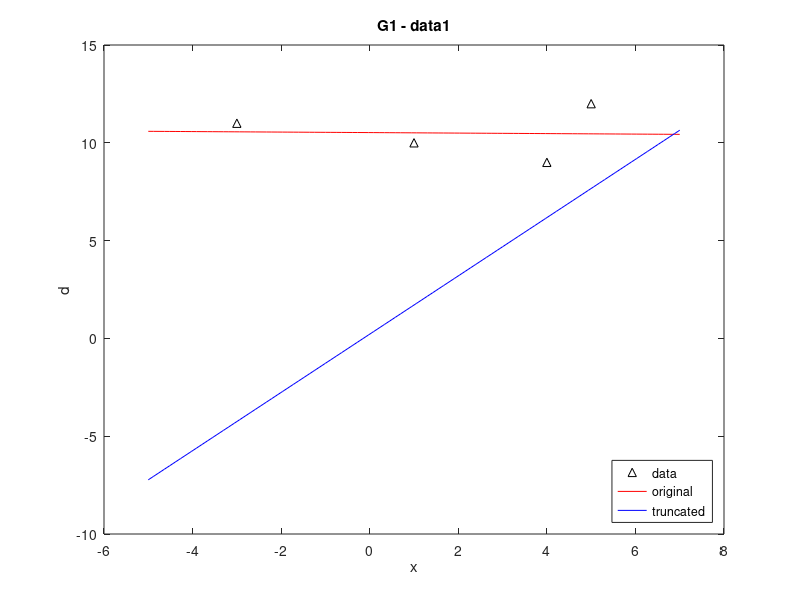
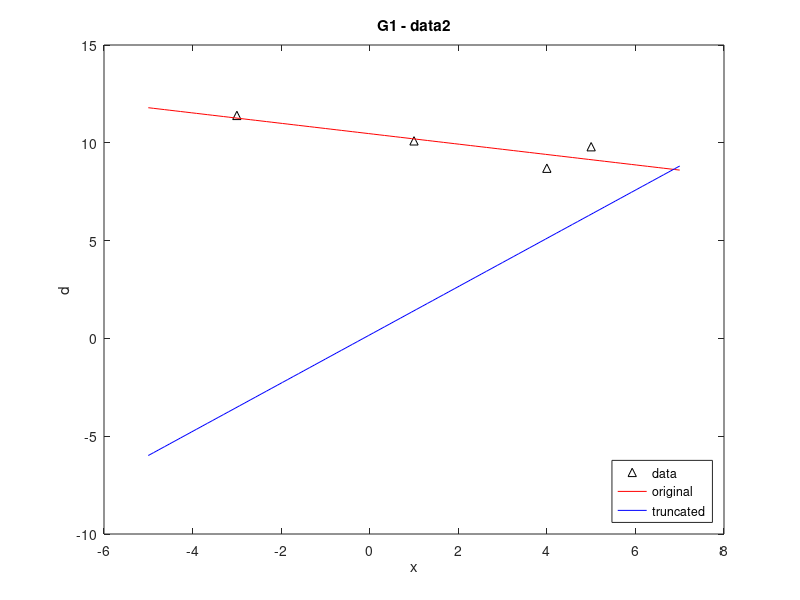
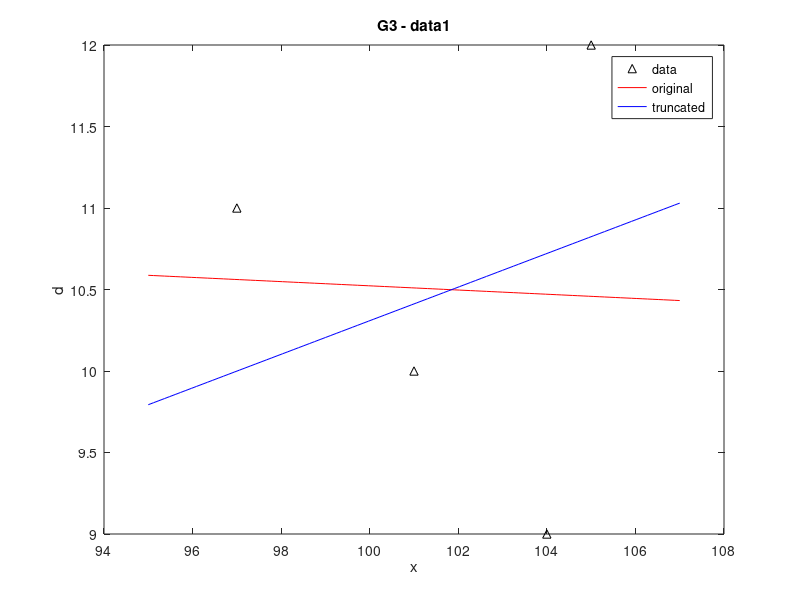
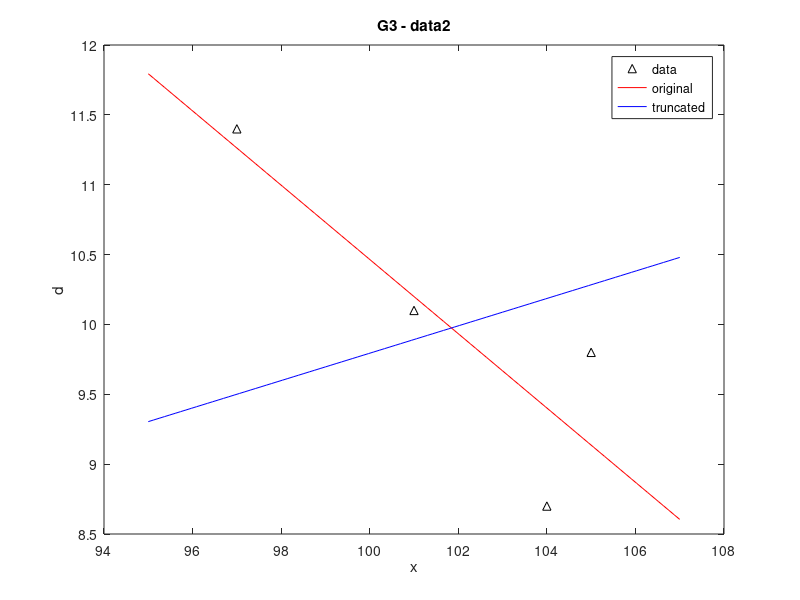

MATLAB code to generate these figures, in order:
%calculate generalized inverses and svds
function hw7p2()
%problem 2
%To truncate these SVDs we will remove the smallest singular value (the one
%most likely responsible for propagation of large errors).

clc
close all

G1=[1 1 1 1; 1 -3 4 5]';
G2=[1 1 1 1; -0.1 0.3 -0.4 0.5]';
G3=[1 1 1 1; 101 97 104 105]';
G4=[1 1 1 1; 3 3 3 3]';

[U,S,V] = svd(G1);
[U,S,V] = svd(G2);
[U,S,V] = svd(G3);

R1=pseduoInverse(G1);
R2=pseduoInverse(G2);
R3=pseduoInverse(G3);
R4=pseduoInverse(G4);

T3 = GenInvTruncated(G3)
T1 = GenInvTruncated(G1)

%%%%%%%
%Part D
d1 = [10 11 9 12]';
d2 = [10.1 11.4 8.7 9.8]';

x1 = [1 -3 4 5]';
x2 = [-0.1 0.3 -0.4 0.5]';
x3 = [101 97 104 105]';
x4 = [3 3 3 3]';

G1x = linspace(-5,7);
G3x = linspace(95,107);

%calculate generalized inverse model solution
%using ORIGINAL SVD
m1d1 = R1*d1
m1d2 = R1*d2
m3d1 = R3*d1
m3d2 = R3*d2

%using TRUNCATED SVD
mt1d1 = T1*d1
mt1d2 = T1*d2
mt3d1 = T3*d1
mt3d2 = T3*d2

figure(1)                   %G1 and d1
plot(x1,d1,'k^')
plotOriginal(m1d1,G1x)
plotTruncated(mt1d1,G1x)
title('G1 - data1')
xlabel('x')
ylabel('d')
legend('data','original','truncated','Location','SouthEast')

figure(2)                   %G1 and d2
plot(x1,d2,'k^')
plotOriginal(m1d2,G1x)
plotTruncated(mt1d2,G1x)
title('G1 - data2')
xlabel('x')
ylabel('d')
legend('data','original','truncated','Location','SouthEast')

figure(3)                   %G3 and d1
plot(x3,d1,'k^')
plotOriginal(m3d1,G3x)
plotTruncated(mt3d1,G3x)
title('G3 - data1')
xlabel('x')
ylabel('d')
legend('data','original','truncated')

figure(4)                   %G3 and d2
plot(x3,d2,'k^')
plotOriginal(m3d2,G3x)
plotTruncated(mt3d2,G3x)
title('G3 - data2')
xlabel('x')
ylabel('d')
legend('data','original','truncated')

function plotOriginal(m,Gx)
hold on
y = m(1) + m(2)*Gx;
plot (Gx,y,'r')


function plotTruncated(m,Gx)
hold on
y = m(1) + m(2)*Gx;
plot (Gx,y,'b')


%GENERALIZED INVERSE FUNCTION
function r=pseduoInverse(G)
[U,S,V]=svd(G); % check if U*S*V' == G
eps=1E-16;
for i=1:min(size(S))
    if(S(i,i) < eps)
        S(i,i) = 0;
    else
        S(i,i) = 1.0/S(i,i);
    end
end
r=V*S'*U';

%TRUNCATE FUNCTION
function r=GenInvTruncated(G)
[U,S,V]=svd(G);     %find SVD
eps=1E-16;
for i=1:min(size(S))
    if(S(i,i) < eps)
        S(i,i) = 0;
    else
        S(i,i) = 1.0/S(i,i);
    end
end
%now truncate the smallest singular value (in this case it's S3(2,2))
Struncated = S;
Struncated(2,2) = 0;    %in this case each of the G matrices only have 2 singular values
%recalculate the generalized inverse
r = V * Struncated' * U';





